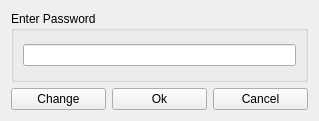
<?xml version="1.0" encoding="UTF-8"?>
<ui version="4.0">
 <class>PasswordCheck</class>
 <widget class="QDialog" name="PasswordCheck">
  <property name="geometry">
   <rect>
    <x>0</x>
    <y>0</y>
    <width>319</width>
    <height>121</height>
   </rect>
  </property>
  <property name="windowTitle">
   <string>Password Check</string>
  </property>
  <layout class="QVBoxLayout" name="verticalLayout">
   <item>
    <widget class="QGroupBox" name="groupBox">
     <property name="title">
      <string>Enter Password</string>
     </property>
     <layout class="QHBoxLayout" name="horizontalLayout_2">
      <item>
       <widget class="QLineEdit" name="lineEdit"/>
      </item>
     </layout>
    </widget>
   </item>
   <item>
    <layout class="QHBoxLayout" name="horizontalLayout">
     <item>
      <widget class="QPushButton" name="change">
       <property name="focusPolicy">
        <enum>Qt::NoFocus</enum>
       </property>
       <property name="text">
        <string>Change</string>
       </property>
      </widget>
     </item>
     <item>
      <widget class="QPushButton" name="ok">
       <property name="focusPolicy">
        <enum>Qt::NoFocus</enum>
       </property>
       <property name="text">
        <string>Ok</string>
       </property>
      </widget>
     </item>
     <item>
      <widget class="QPushButton" name="cancel">
       <property name="focusPolicy">
        <enum>Qt::NoFocus</enum>
       </property>
       <property name="text">
        <string>Cancel</string>
       </property>
      </widget>
     </item>
    </layout>
   </item>
  </layout>
 </widget>
 <resources/>
 <connections/>
</ui>
